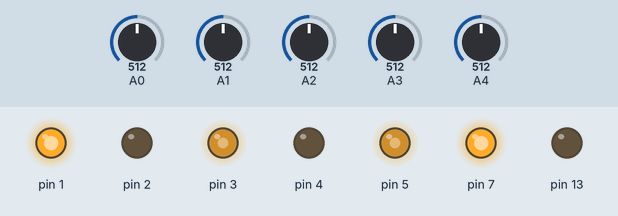
Recording of a sketch running on a simulated Arduino Uno, built with avr-gcc and run on an emulated ATmega328P. On the bench: output pins drawn as LEDs (lit = HIGH). The inputs (shaded band) are chosen by the test bench; at power-on: A0 = 512, A4 = 512, A1 = 512, A2 = 512, A3 = 512.

Above: at 1.2 s.
1.3 s: A0 set to 532
2.8 s: A0 set to 562
At 3.3 s:
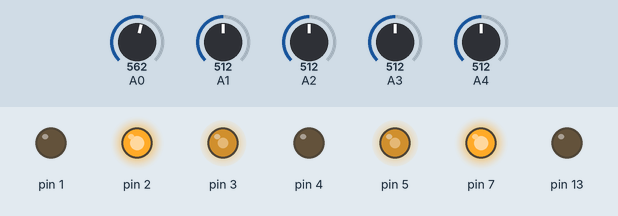
5.8 s: A0 set to 540
At 6.4 s:
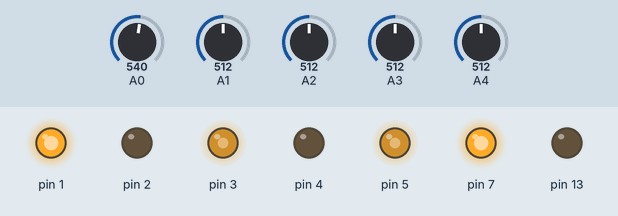
7.3 s: A4 set to 539
8.8 s: A4 set to 561
At 9.1 s:
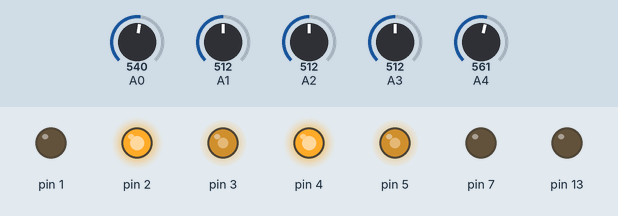
10.3 s: A4 set to 540
At 11.4 s:
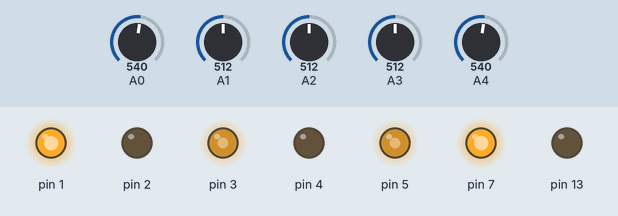
Timing chart, 0 to 12.8 s (numbered marks = the images above; inputs shaded):
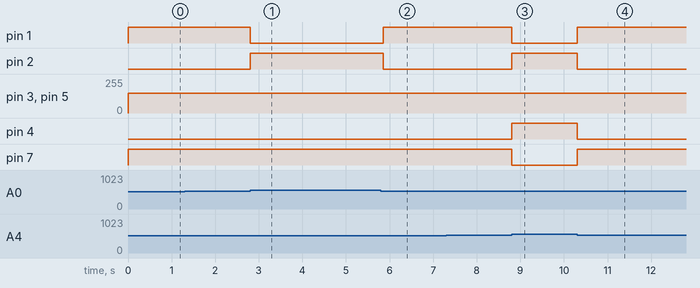

The sketch:

linefollow.ino
```cpp
#include <MotorControl.h>
#include <LineFollower.h>

MotorControl motorcntrl(1,2,3,4,7,5);
LineFollower lineflw(A0,A1,A2,A3,A4,13);
void setup() {
}

void loop() {
  lineflw.line_follower();
}
```

LineFollower.h
```cpp
/*
LineFollower.h - Library for line follower using 5 sensors.
*/

#ifndef LineFollower_h
#define LineFollower_h

#include "Arduino.h"

class LineFollower
{
	public:
		LineFollower(int pinA1,int pinA2,int pinA3,int pinA4,int pinA5,int ledpin);
		void line_follower();
	private:
		int _pinA1;
		int _pinA2;
		int _pinA3;
		int _pinA4;
		int _pinA5;
		int _ledpin;
};
#endif
```

MotorControl.h
```cpp
/*
MotorControl.h - Library to control 2 motors.
*/

#ifndef MotorControl_h
#define MotorControl_h

#include "Arduino.h"

class MotorControl
{
	public:
		MotorControl(int pinL1,int pinL2,int pwmL,int pinR1,int pinR2,int pwmR);
		void straight();
		void left();
		void right();
		void uturn();
		void goahead();
	private:
		int _pinL1;
		int _pinL2;
		int _pwmL;
		int _pinR1;
		int _pinR2;
		int _pwmR;
};
#endif
```

LineFollower.cpp
```cpp
/*
LineFollower.cpp - Library for line follower using 5 sensors.
*/

#include "Arduino.h"
#include "MotorControl.h"
#include "LineFollower.h"

#define threshold 550

MotorControl motorcontrol(1,2,3,4,7,5);

LineFollower::LineFollower(int pinA1,int pinA2,int pinA3,int pinA4,int pinA5,int ledpin)
{
	_pinA1 = pinA1;
	_pinA2 = pinA2;
	_pinA3 = pinA3;
	_pinA4 = pinA4;
	_pinA5 = pinA5;
	_ledpin = ledpin;
	pinMode(_ledpin,OUTPUT);
}

void LineFollower::line_follower()
{
	if( analogRead(_pinA1) < threshold && analogRead(_pinA2) > threshold && analogRead(_pinA3) > threshold && analogRead(_pinA4) > threshold && analogRead(_pinA5) < threshold )	//01110
	{
		motorcontrol.straight();
	}
	else if( analogRead(_pinA1) < threshold && analogRead(_pinA2) > threshold && analogRead(_pinA3) < threshold && analogRead(_pinA4) < threshold && analogRead(_pinA5) < threshold )	//01000
	{
		motorcontrol.straight();
	}
	else if( analogRead(_pinA1) < threshold && analogRead(_pinA2) < threshold && analogRead(_pinA3) > threshold && analogRead(_pinA4) < threshold && analogRead(_pinA5) < threshold )	//00100
	{
		motorcontrol.straight();
	}
	else if( analogRead(_pinA1) < threshold && analogRead(_pinA2) < threshold && analogRead(_pinA3) < threshold && analogRead(_pinA4) > threshold && analogRead(_pinA5) < threshold )	//00010
	{
		motorcontrol.straight();
	}
	else if( analogRead(_pinA1) < threshold && analogRead(_pinA2) > threshold && analogRead(_pinA3) > threshold && analogRead(_pinA4) < threshold && analogRead(_pinA5) < threshold )	//01100
	{
		motorcontrol.straight();
	}
	else if( analogRead(_pinA1) < threshold && analogRead(_pinA2) < threshold && analogRead(_pinA3) > threshold && analogRead(_pinA4) > threshold && analogRead(_pinA5) < threshold )	//00110
	{
		motorcontrol.straight();
	}
	else if( analogRead(_pinA1) < threshold && analogRead(_pinA2) < threshold && analogRead(_pinA3) < threshold && analogRead(_pinA4) < threshold && analogRead(_pinA5) > threshold )	//00001
	{
		motorcontrol.right();
	}
	else if( analogRead(_pinA1) < threshold && analogRead(_pinA2) < threshold && analogRead(_pinA3) < threshold && analogRead(_pinA4) > threshold && analogRead(_pinA5) > threshold )	//00011
	{
		motorcontrol.right();
	}
	else if( analogRead(_pinA1) < threshold && analogRead(_pinA2) < threshold && analogRead(_pinA3) > threshold && analogRead(_pinA4) > threshold && analogRead(_pinA5) > threshold )	//00111
	{
		motorcontrol.right();
	}
	else if( analogRead(_pinA1) > threshold && analogRead(_pinA2) < threshold && analogRead(_pinA3) < threshold && analogRead(_pinA4) < threshold && analogRead(_pinA5) < threshold )	//10000
	{
		motorcontrol.goahead();
		if ( analogRead(_pinA1) < threshold && analogRead(_pinA2) > threshold && analogRead(_pinA3) > threshold && analogRead(_pinA4) > threshold && analogRead(_pinA5) < threshold )//01110
		{
			motorcontrol.straight();
		}
		else if (analogRead(_pinA1) < threshold && analogRead(_pinA2) > threshold && analogRead(_pinA3) > threshold && analogRead(_pinA4) < threshold && analogRead(_pinA5) < threshold)//01100
		{
			motorcontrol.straight();
		}
		else if (analogRead(_pinA1) < threshold && analogRead(_pinA2) < threshold && analogRead(_pinA3) > threshold && analogRead(_pinA4) > threshold && analogRead(_pinA5) < threshold)//00110
		{
			motorcontrol.straight();
		}
		else
		{
			motorcontrol.left();
		}
	}
	else if ( analogRead(_pinA1) < threshold && analogRead(_pinA2) < threshold && analogRead(_pinA3) < threshold && analogRead(_pinA4) < threshold && analogRead(_pinA5) < threshold )//00000
	{
			motorcontrol.uturn();
	}
	else if ( analogRead(_pinA1) > threshold && analogRead(_pinA2) > threshold && analogRead(_pinA3) > threshold && analogRead(_pinA4) > threshold && analogRead(_pinA5) > threshold )//11111
	{
		motorcontrol.goahead();
		if ( analogRead(_pinA1) > threshold && analogRead(_pinA2) > threshold && analogRead(_pinA3) > threshold && analogRead(_pinA4) > threshold && analogRead(_pinA5) > threshold )
		{
			motorcontrol.halt();
			led_blink();
		}
		else
		{
			motorcontrol.right();
		}
	}
	else
	{}
}

void LineFollower::led_blink()
{
	digitalWrite(_ledpin,HIGH);
	_delay_ms(500);
	digitalWrite(_ledpin,LOW);
	_delay_ms(500);
}
```

MotorControl.cpp
```cpp
/*
MotorControl.cpp - Library to control 2 motors.
*/

#include "Arduino.h"
#include "MotorControl.h"

#define pwmvalue 150

MotorControl::MotorControl(int pinL1,int pinL2,int pwmL,int pinR1,int pinR2,int pwmR)
{
	_pinL1 = pinL1;
	_pinL2 = pinL2;
	_pwmL = pwmL;
	_pinR1 = pinR1;
	_pinR2 = pinR2;
	_pwmR = pwmR;
	pinMode(_pinL1,OUTPUT);
	pinMode(_pinL2,OUTPUT);
	pinMode(_pwmL,OUTPUT);
	pinMode(_pinR1,OUTPUT);
	pinMode(_pinR2,OUTPUT);
	pinMode(_pwmR,OUTPUT);
}

void MotorControl::straight()
{
	digitalWrite(_pinL2,HIGH);
	digitalWrite(_pinL1,LOW);
	analogWrite(_pwmL,pwmvalue);

	digitalWrite(_pinR2,HIGH);
	digitalWrite(_pinR1,LOW);
	analogWrite(_pwmR,pwmvalue);
}

void MotorControl::left()
{
	digitalWrite(_pinL2,LOW);
	digitalWrite(_pinL1,HIGH);
	analogWrite(_pwmL,pwmvalue);

	digitalWrite(_pinR2,HIGH);
	digitalWrite(_pinR1,LOW);
	analogWrite(_pwmR,pwmvalue);
}

void MotorControl::right()
{
	digitalWrite(_pinL2,HIGH);
	digitalWrite(_pinL1,LOW);
	analogWrite(_pwmL,pwmvalue);

	digitalWrite(_pinR2,LOW);
	digitalWrite(_pinR1,HIGH);
	analogWrite(_pwmR,pwmvalue);
}

void MotorControl::uturn()
{
	left();
}

void MotorControl::goahead()
{
	straight();
	_delay_ms(100);
}

void MotorControl::halt()
{
	digitalWrite(_pinL1,LOW);
	digitalWrite(_pinL2,LOW);
	analogWrite(_pwmL,0);
	digitalWrite(_pinR1,LOW);
	digitalWrite(_pinR2,LOW);
	analogWrite(_pwmR,0);
}
```

Measured:
- the behaviour switches between 550 and 551 on A0 (found by bisection; images 0 and 1)
- the behaviour switches between 550 and 551 on A4 (found by bisection; images 2 and 3)
- after the input at 1.3 s, every drawn part: stays the same
- after the input at 2.8 s, pin 1: HIGH → LOW at once; pin 2: LOW → HIGH at once
- after the input at 5.8 s, pin 1: LOW → HIGH after 0.06 s; pin 2: HIGH → LOW after 0.06 s
- after the input at 7.3 s, every drawn part: stays the same
- after the input at 8.8 s, pin 1, pin 7: HIGH → LOW at once; pin 2, pin 4: LOW → HIGH at once
- after the input at 10.3 s, pin 1, pin 7: LOW → HIGH at once; pin 2, pin 4: HIGH → LOW at once
